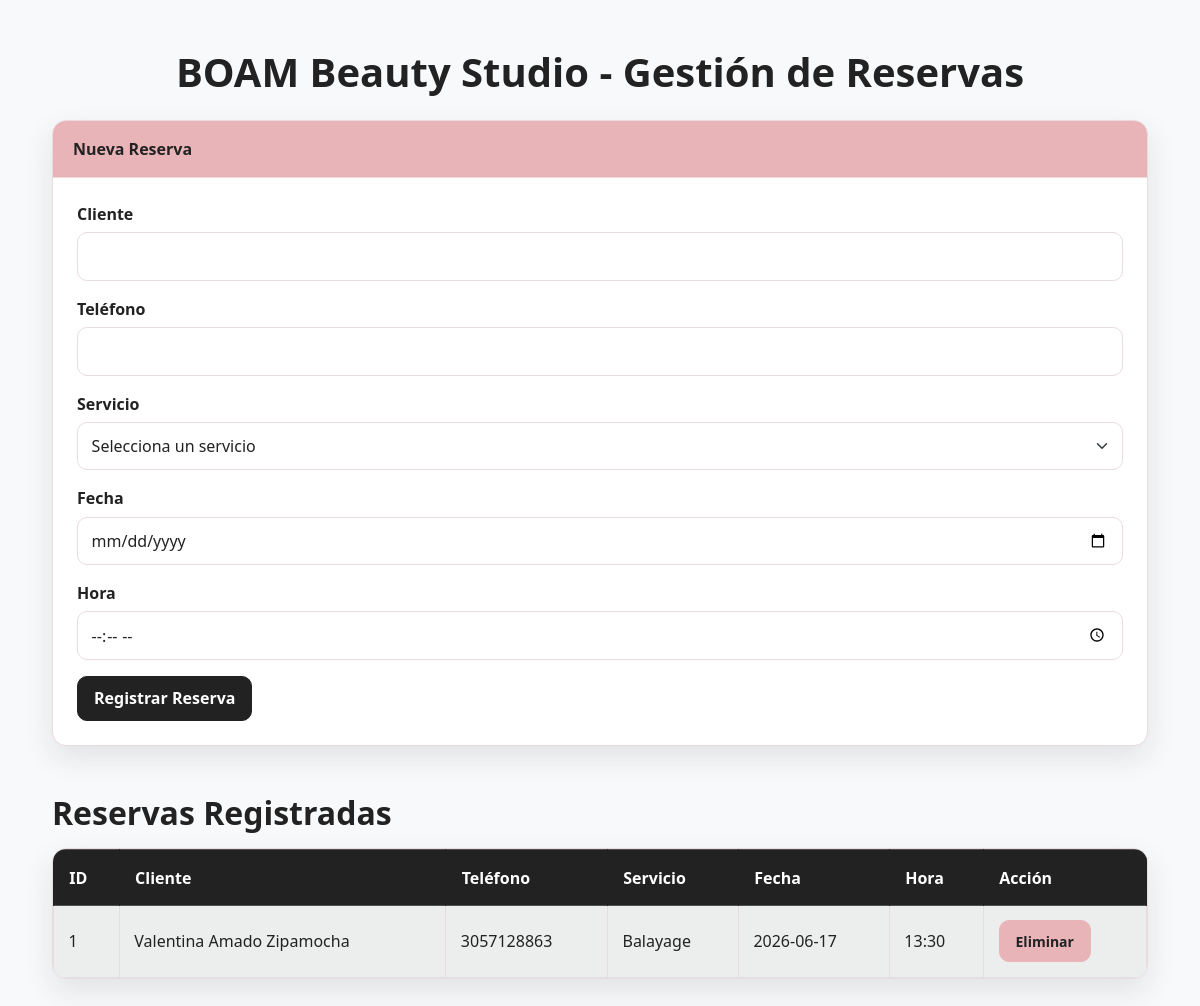
Before: / with the older database file.
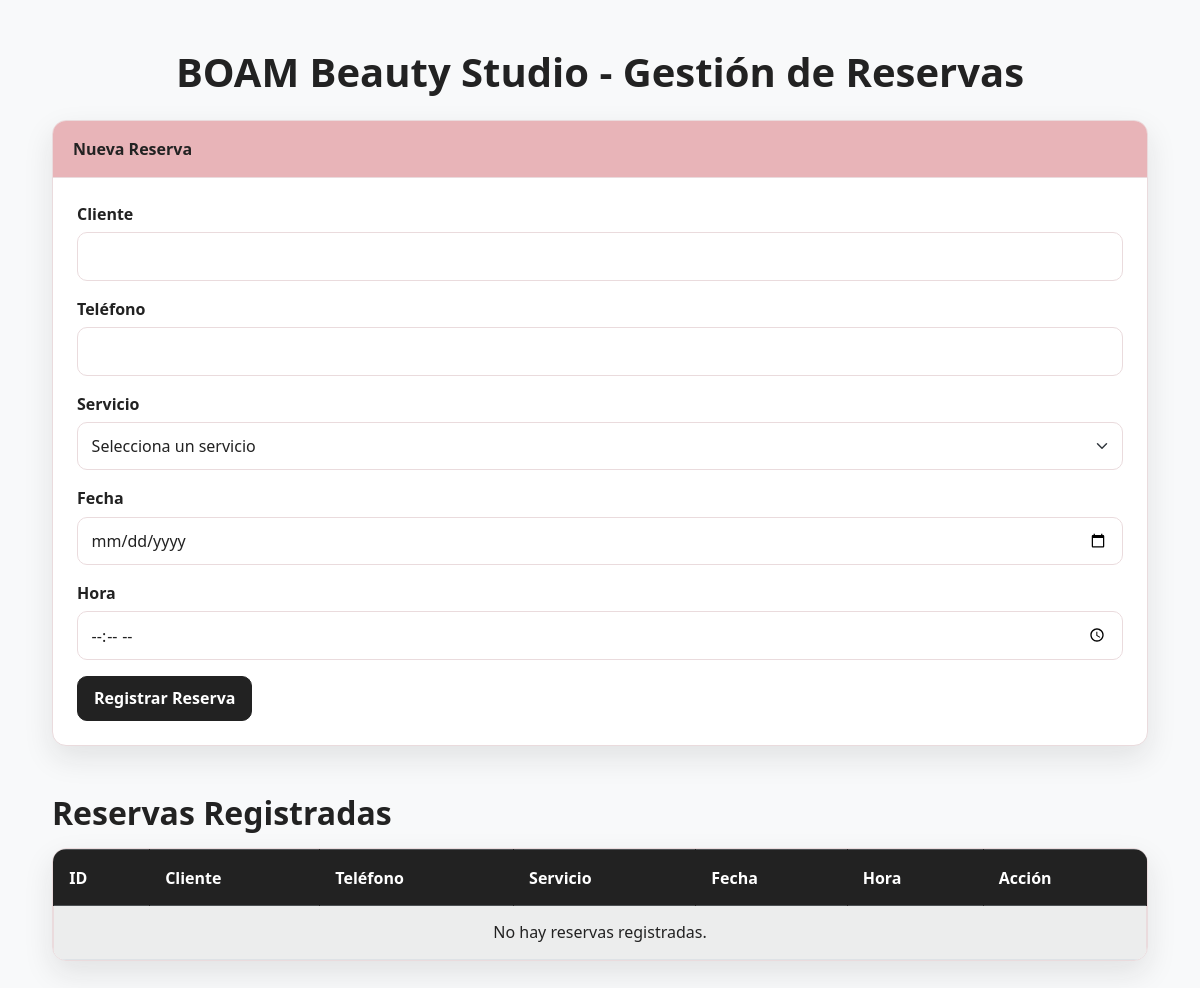
After: the same page with the newer database file.
### tables this page shows
CREATE TABLE reservas (
            id INTEGER PRIMARY KEY AUTOINCREMENT,
            nombre_cliente TEXT NOT NULL,
            telefono TEXT NOT NULL,
            servicio TEXT NOT NULL,
            fecha TEXT NOT NULL,
            hora TEXT NOT NULL
        );

### app.py (the view)
@app.route("/")
def index():
    conexion = conectar_db()
    reservas = conexion.execute(
        "SELECT * FROM reservas ORDER BY fecha, hora"
    ).fetchall()
    conexion.close()
    return render_template("index.html", reservas=reservas)

### app.py (called while the page is built)
def conectar_db():
    conexion = sqlite3.connect(DATABASE)
    conexion.row_factory = sqlite3.Row
    return conexion

### templates/index.html (shortened to what this page needs)
<!DOCTYPE html>
<html lang="es">
<head>
    <link href="https://cdn.jsdelivr.net/npm/bootstrap@5.3.3/dist/css/bootstrap.min.css" rel="stylesheet">
    <link rel="stylesheet" href="{{ url_for('static', filename='style.css') }}">
</head>
<body class="bg-light">
    <div class="container py-5">
        <h1 class="mb-4 text-center">BOAM Beauty Studio - Gestión de Reservas</h1>
        <div class="card mb-5">
            <div class="card-header">
                Nueva Reserva
            </div>
            <div class="card-body">
                <form action="/agregar" method="POST">
                    <div class="mb-3">
                        <label for="nombre_cliente" class="form-label">Cliente</label>
                        <input type="text" class="form-control" id="nombre_cliente" name="nombre_cliente" required>
                    </div>
                    <div class="mb-3">
                        <label for="telefono" class="form-label">Teléfono</label>
                        <input type="text" class="form-control" id="telefono" name="telefono" required>
                    </div>
                    <div class="mb-3">
                        <label for="servicio" class="form-label">Servicio</label>
                        <select class="form-select" id="servicio" name="servicio" required>
                            <option value="">Selecciona un servicio</option>
                        </select>
                    </div>
                    <div class="mb-3">
                        <label for="fecha" class="form-label">Fecha</label>
                        <input type="date" class="form-control" id="fecha" name="fecha" required>
                    </div>
                    <div class="mb-3">
                        <label for="hora" class="form-label">Hora</label>
                        <input type="time" class="form-control" id="hora" name="hora" required>
                    </div>
                    <button type="submit" class="btn btn-primary">Registrar Reserva</button>
                </form>
            </div>
        </div>
        <h2 class="mb-3">Reservas Registradas</h2>
        <div class="table-responsive">
            <table class="table table-striped table-bordered align-middle">
                <thead class="table-dark">
                    <tr>
                        <th>ID</th>
                        <th>Cliente</th>
                        <th>Teléfono</th>
                        <th>Servicio</th>
                        <th>Fecha</th>
                        <th>Hora</th>
                        <th>Acción</th>
                    </tr>
                </thead>
                <tbody>
                    {% for reserva in reservas %}
                    <tr>
                        <td>{{ reserva.id }}</td>
                        <td>{{ reserva.nombre_cliente }}</td>
                        <td>{{ reserva.telefono }}</td>
                        <td>{{ reserva.servicio }}</td>
                        <td>{{ reserva.fecha }}</td>
                        <td>{{ reserva.hora }}</td>
                        <td>
                            <a href="/eliminar/{{ reserva.id }}" class="btn btn-danger btn-sm" onclick="return confirm('¿Estás seguro de eliminar esta reserva?')">
                                Eliminar
                            </a>
                        </td>
                    </tr>
                    {% else %}
                    <tr>
                        <td colspan="7" class="text-center">No hay reservas registradas.</td>
                    </tr>
                    {% endfor %}
                </tbody>
            </table>
        </div>
    </div>
</body>
</html>

### static/style.css (style rules this page uses)
:root { --boam-white: #ffffff; --boam-black: #222222; --boam-rose: #E8B4B8; --boam-light: #F8F9FA; --boam-border: #eadbdd; --boam-shadow: 0 12px 30px rgba(34, 34, 34, 0.10); }
body { min-height: 100vh; background: var(--boam-light); color: var(--boam-black); font-family: "Segoe UI", Arial, sans-serif; }
h1 { color: var(--boam-black); font-weight: 700; letter-spacing: 0; margin-bottom: 2rem; }
h2 { color: var(--boam-black); font-weight: 600; }
.container { max-width: 1120px; }
.card { background: var(--boam-white); border: 1px solid var(--boam-border); border-radius: 14px; box-shadow: var(--boam-shadow); overflow: hidden; }
.card-header { background: var(--boam-rose); color: var(--boam-black); border-bottom: 1px solid var(--boam-border); font-weight: 700; padding: 1rem 1.25rem; }
.card-body { padding: 1.5rem; }
form .form-label { color: var(--boam-black); font-weight: 600; margin-bottom: 0.4rem; }
form .form-control, form .form-select { border: 1px solid var(--boam-border); border-radius: 10px; color: var(--boam-black); padding: 0.7rem 0.85rem; transition: border-color 0.2s ease, box-shadow 0.2s ease; }
.btn { border-radius: 10px; font-weight: 600; padding: 0.6rem 1rem; transition: transform 0.2s ease, box-shadow 0.2s ease, background-color 0.2s ease, border-color 0.2s ease; }
.btn-primary { background-color: var(--boam-black); border-color: var(--boam-black); color: var(--boam-white); }
.table-responsive { background: var(--boam-white); border: 1px solid var(--boam-border); border-radius: 14px; box-shadow: var(--boam-shadow); overflow: hidden; }
.table { margin-bottom: 0; color: var(--boam-black); }
.table thead th { background-color: var(--boam-black); color: var(--boam-white); border-color: var(--boam-black); font-weight: 700; padding: 0.95rem; }
.table tbody td { border-color: var(--boam-border); padding: 0.9rem; vertical-align: middle; }
.table-striped > tbody > tr:nth-of-type(odd) > * { background-color: rgba(248, 249, 250, 0.85); color: var(--boam-black); }

Changed rows visible on the page:
removed reservas: id "1", nombre_cliente "Valentina Amado Zipamocha", telefono "3057128863", servicio "Balayage", fecha "2026-06-17", hora "13:30"
Other visible differences:
text now shown: "No hay reservas registradas."
